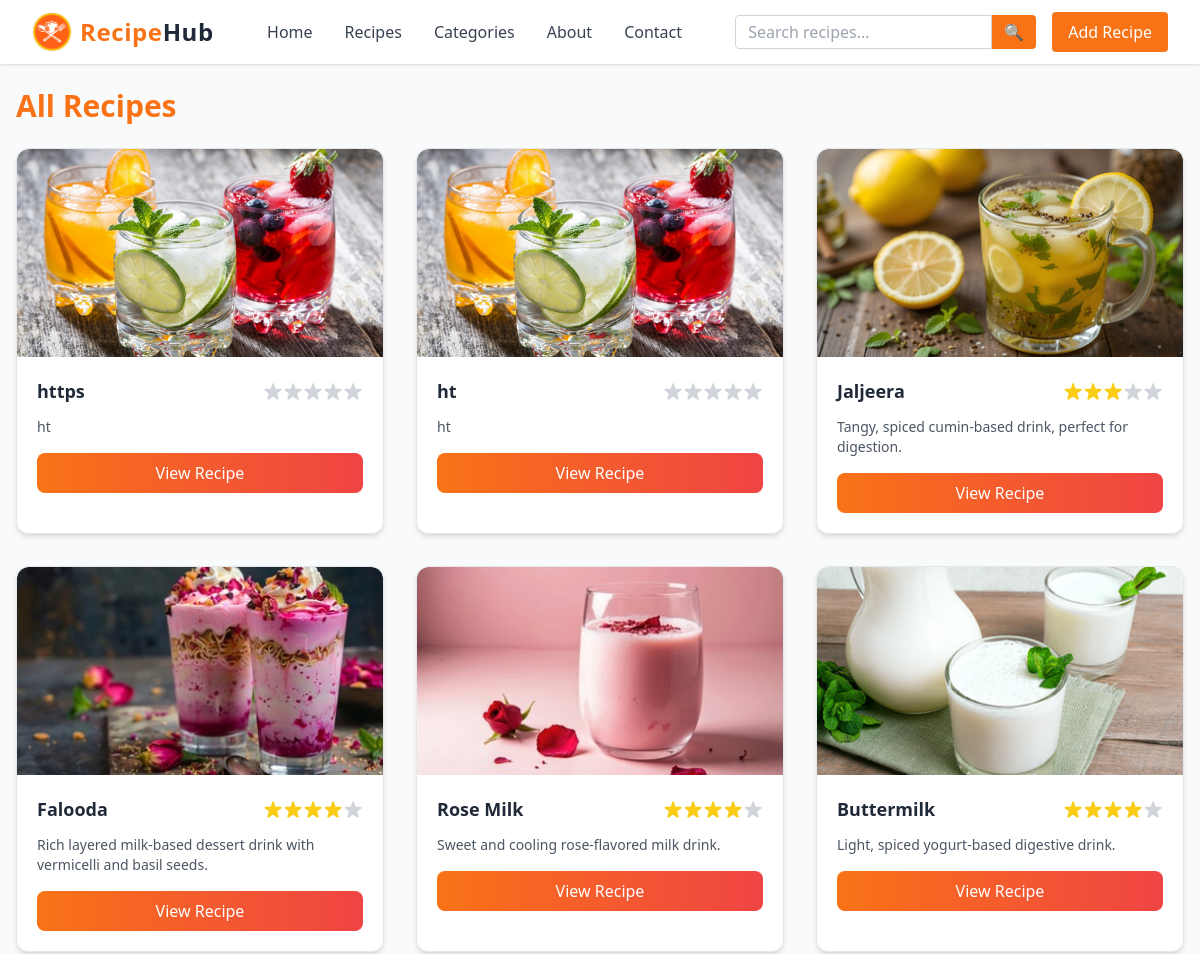
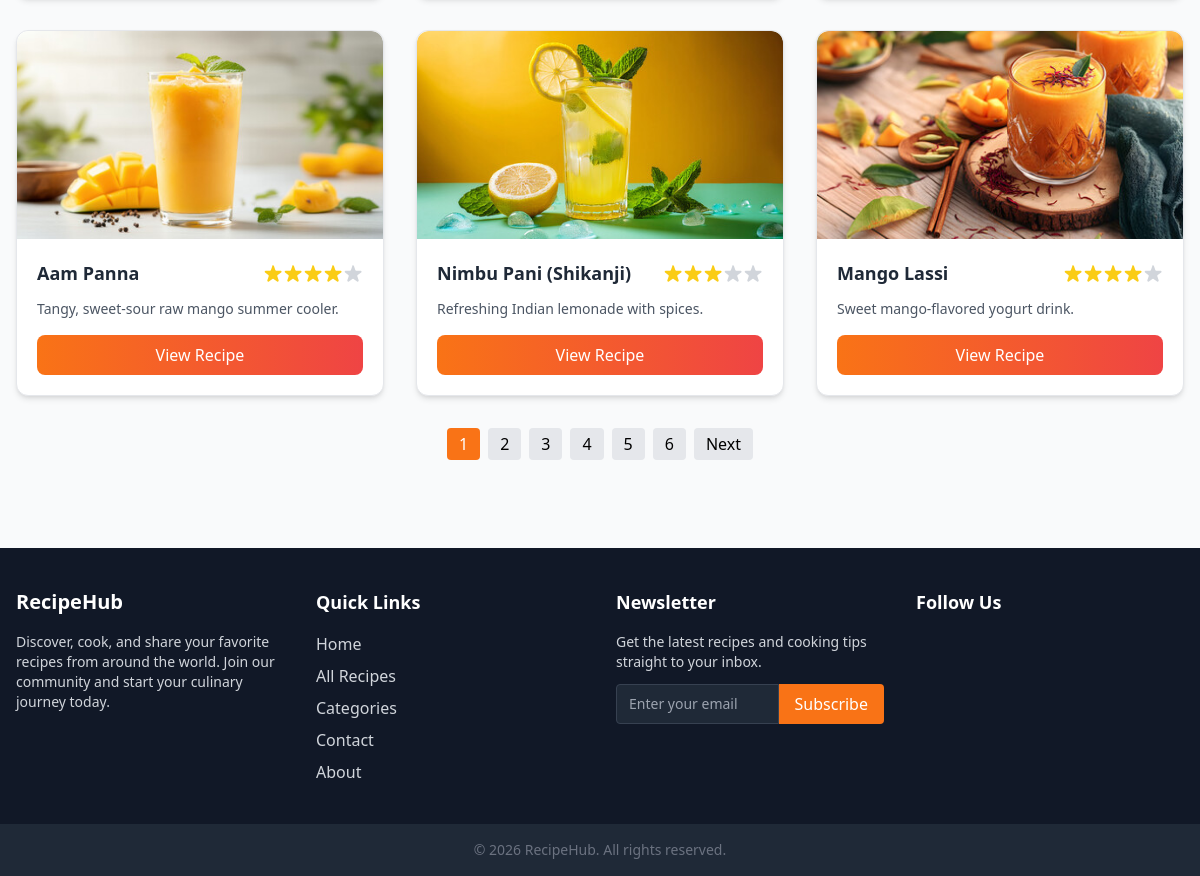
The app's page /recipes/ with its own data (2 pictures, top to bottom).
### recipes/models.py (models this page shows, shortened)
class Recipe(models.Model):
    title = models.CharField(max_length=200)
    description = models.TextField()
    ingredients = models.TextField()
    instructions = models.TextField()
    image = models.ImageField(upload_to='recipe_images/', blank=True, null=True)
    category = models.ForeignKey(Category, on_delete=models.SET_NULL, null=True, blank=True)
    created_at = models.DateTimeField(auto_now_add=True)
    slug = models.SlugField(unique=True, blank=True, null=True)
    approved = models.BooleanField(default=False)

class Category(models.Model):
    name = models.CharField(max_length=100, unique=True)
    slug = models.SlugField(max_length=120, unique=True, blank=True)
    image = models.ImageField(upload_to='category_images/', blank=True, null=True)

### recipes/views.py (the view)
# urls.py: path('recipes/', all_recipes, name='all_recipes'),
def all_recipes(request):
    recipes = Recipe.objects.filter(approved = True).annotate(avg_rating=Avg('feedbacks__rating')).order_by('-id')
    paginator = Paginator(recipes, 9)
    page_number = request.GET.get('page')
    page_obj = paginator.get_page(page_number)
    return render(request, 'recipes/all_recipes.html', {
        'page_obj': page_obj,
        'now': datetime.now(),
    })

### recipes/templates/recipes/all_recipes.html (shortened to what this page needs)
{% extends "base.html" %}
{% load static %}
{% block content %}
<div class="max-w-7xl mx-auto px-4 py-6">
    <h1 class="text-3xl font-bold text-orange-500 mb-6">
        All Recipes
    </h1>
    {% if page_obj %}
    <div class="grid grid-cols-1 sm:grid-cols-2 lg:grid-cols-3 gap-8">
        {% for recipe in page_obj %}
        <div
            class="bg-white border border-gray-200 rounded-xl shadow-md hover:shadow-xl overflow-hidden transform hover:-translate-y-1 transition duration-300">
            {% if recipe.image %}
            <img src="{{ recipe.image.url }}" alt="{{ recipe.title }}" class="h-52 w-full object-cover rounded-t-xl">
            {% elif recipe.category.image %}
            <img src="{{ recipe.category.image.url }}" alt="{{ recipe.title }}"
                class="h-52 w-full object-cover rounded-t-xl">
            {% else %}
            <img src="{% static 'recipes/images/default.jpg' %}" alt="{{ recipe.title }}"
                class="h-52 w-full object-cover rounded-t-xl">
            {% endif %}
            <div class="p-5">
                <div class="flex justify-between items-center mb-3">
                    <h3 class="text-lg font-semibold text-gray-800">{{ recipe.title }}</h3>
                    <div class="flex items-center">
                    </div>
                </div>
                <p class="text-gray-600 text-sm mb-4">{{ recipe.description|truncatewords:15 }}</p>
                <a href="{% url 'recipes:recipe_detail' recipe.slug %}"
                    class="block text-center bg-gradient-to-r from-orange-500 to-red-500 text-white px-4 py-2 rounded-lg font-medium hover:from-orange-600 hover:to-red-600 transition">
                    View Recipe
                </a>
            </div>
        </div>
        {% empty %}
        <p class="text-center col-span-3 text-gray-500">No featured recipes yet.</p>
        {% endfor %}
    </div>
    <div class="flex justify-center mt-8">
        <nav class="flex space-x-2">
            {% for num in page_obj.paginator.page_range %}
            {% if page_obj.number == num %}
            <span class="px-3 py-1 bg-orange-500 text-white rounded">{{ num }}</span>
            {% else %}
            <a href="?page={{ num }}" class="px-3 py-1 bg-gray-200 rounded hover:bg-gray-300">{{ num }}</a>
            {% endif %}
            {% endfor %}
            {% if page_obj.has_next %}
            <a href="?page={{ page_obj.next_page_number }}"
                class="px-3 py-1 bg-gray-200 rounded hover:bg-gray-300">Next</a>
            {% endif %}
        </nav>
    </div>
    {% else %}
    <p class="text-gray-500">No recipes found.</p>
    {% endif %}
</div>
{% endblock %}

### records on screen
Recipe: category.image (picture), title "https", description "ht"
Recipe: category.image (picture), title "ht", description "ht"
Recipe: image (picture), title "Jaljeera", description "Tangy, spiced cumin-based drink, perfect for digestion."
Recipe: image (picture), title "Falooda", description "Rich layered milk-based dessert drink with vermicelli and basil seeds."
Recipe: image (picture), title "Rose Milk", description "Sweet and cooling rose-flavored milk drink."
Recipe: image (picture), title "Buttermilk", description "Light, spiced yogurt-based digestive drink."
Recipe: image (picture), title "Aam Panna", description "Tangy, sweet-sour raw mango summer cooler."
Recipe: image (picture), title "Nimbu Pani (Shikanji)", description "Refreshing Indian lemonade with spices."
Recipe: image (picture), title "Mango Lassi", description "Sweet mango-flavored yogurt drink."

### other values on screen
{{ num }} "1"
{{ num }} "2" "3" "4" "5" "6"
